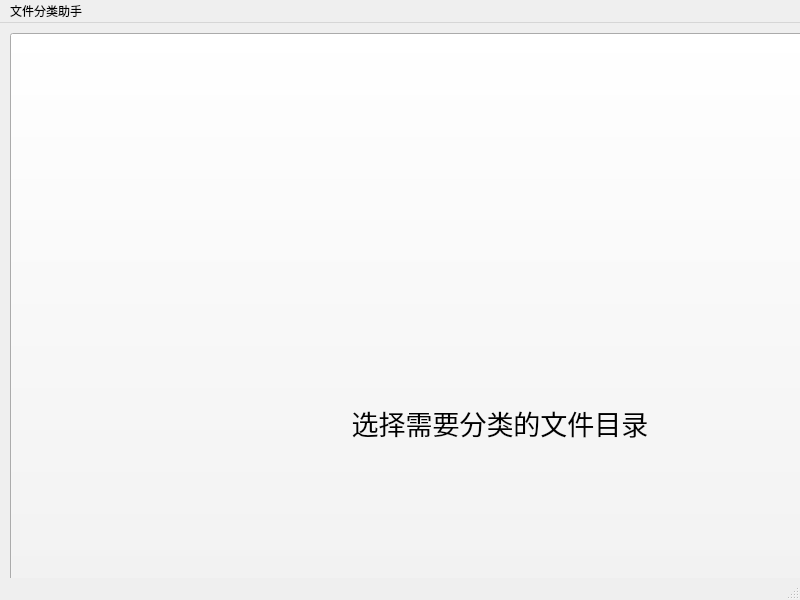
<?xml version="1.0" encoding="UTF-8"?>
<ui version="4.0">
 <class>MainWindow</class>
 <widget class="QMainWindow" name="MainWindow">
  <property name="geometry">
   <rect>
    <x>0</x>
    <y>0</y>
    <width>800</width>
    <height>600</height>
   </rect>
  </property>
  <property name="minimumSize">
   <size>
    <width>400</width>
    <height>300</height>
   </size>
  </property>
  <property name="windowTitle">
   <string>MainWindow</string>
  </property>
  <widget class="QWidget" name="centralwidget">
   <widget class="QPushButton" name="choseFileButton">
    <property name="geometry">
     <rect>
      <x>10</x>
      <y>10</y>
      <width>980</width>
      <height>780</height>
     </rect>
    </property>
    <property name="font">
     <font>
      <pointsize>20</pointsize>
     </font>
    </property>
    <property name="text">
     <string>选择需要分类的文件目录</string>
    </property>
   </widget>
  </widget>
  <widget class="QMenuBar" name="menubar">
   <property name="geometry">
    <rect>
     <x>0</x>
     <y>0</y>
     <width>800</width>
     <height>17</height>
    </rect>
   </property>
   <widget class="QMenu" name="menu">
    <property name="title">
     <string>文件分类助手</string>
    </property>
   </widget>
   <addaction name="menu"/>
  </widget>
  <widget class="QStatusBar" name="statusbar"/>
 </widget>
 <resources/>
 <connections/>
</ui>
